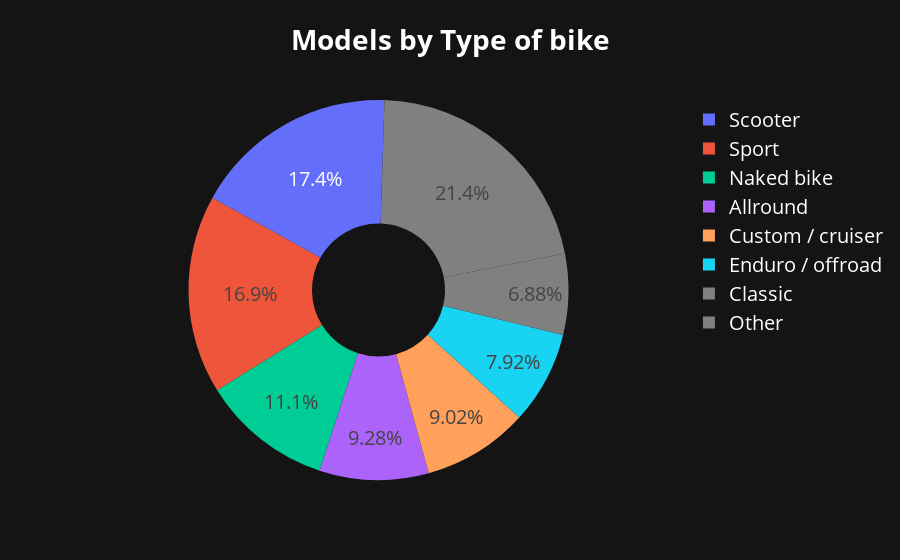

The notebook cell this image was saved under:
### Markdown cell above
### Models by category
 > Let's see the most common type of motorcycle, leaving out those that appear less in the dataset

### Code cell
# Group by most used, leave the others in "Other"
df_grouped = df.groupby("Category").size().reset_index(name="count")


df_top_types = df_grouped[df_grouped["count"] >= 1500].sort_values(by="count", ascending=False)
other_types = df_grouped[df_grouped["count"] < 1500].sum()["count"]

# Create a new DataFrame with the top types and the "Other" category
df_grouped = pd.concat([df_top_types, pd.DataFrame([{'Category': 'Other', 'count': other_types}])], ignore_index=True)

# Concat the top types and the "Other" category
df_pie = pd.concat(
    [df_top_types, pd.DataFrame([{"Category": "Other", "count": other_types}])],
    ignore_index=True
)

# Sort the DataFrame by count in descending order
ordered_categories = list(df_top_types["Category"]) + ["Other"]
df_pie["Category"] = pd.Categorical(
    df_pie["Category"], categories=ordered_categories, ordered=True
)
gray_seq = ["gray"] + ["gray"] + ["gray"] + ["white"]
color_seq = px.colors.qualitative.Plotly[:6] + gray_seq  # bianco per Other


# Create the pie chart
fig1 = px.pie(
    df_pie,
    names="Category",
    values="count",
    title="<b>Models by Type of bike</b>",
    hole=0.35,
    color_discrete_sequence=color_seq,
    category_orders={"Category": ordered_categories},
)

# Rotate the pie chart, make it counterclockwise, don't atutomatically sort
fig1.update_traces(
    direction="counterclockwise",
    sort=False,
    rotation=-61
)


set_theme(fig1).show()

### Figure 1 — Plotly figure (JSON) as saved in the notebook; plotly's stock layout.template omitted (floating-point values rounded to 4 significant figures)
{"data": [{"direction": "counterclockwise", "domain": {"x": [0, 1], "y": [0, 1]}, "hole": 0.35, "hovertemplate": "Category=%{label}<br>count=%{value}<extra></extra>", "labels": ["Scooter", "Sport", "Naked bike", "Allround", "Custom / cruiser", "Enduro / offroad", "Classic", "Other"], "legendgroup": "", "name": "", "rotation": -61, "showlegend": true, "sort": false, "type": "pie", "values": [4175, 4047, 2663, 2220, 2159, 1895, 1647, 5126]}], "layout": {"font": {"color": "white", "size": 20}, "legend": {"bgcolor": "rgba(0,0,0,0)", "tracegroupgap": 0}, "paper_bgcolor": "#141415", "piecolorway": ["#636EFA", "#EF553B", "#00CC96", "#AB63FA", "#FFA15A", "#19D3F3", "gray", "gray", "gray", "white"], "plot_bgcolor": "#141415", "title": {"text": "<b>Models by Type of bike</b>"}, "xaxis": {"gridcolor": "#333333", "zerolinecolor": "#333333"}, "yaxis": {"gridcolor": "#333333", "zerolinecolor": "#333333"}}}
